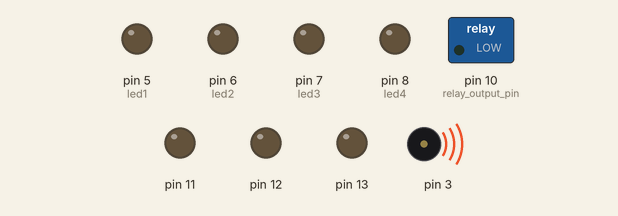
Recording of a sketch running on a simulated Arduino Uno, built with avr-gcc and run on an emulated ATmega328P. On the bench: switched loads named in the sketch (green lamp = pin HIGH), output pins drawn as LEDs (lit = HIGH), buzzer (waves = sounding).

Above: at 0.1 s.
At 5.39 s:
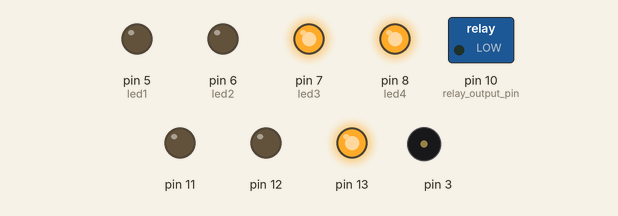
At 11.1 s:
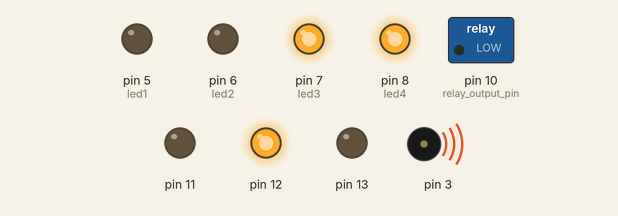
At 19.4 s:
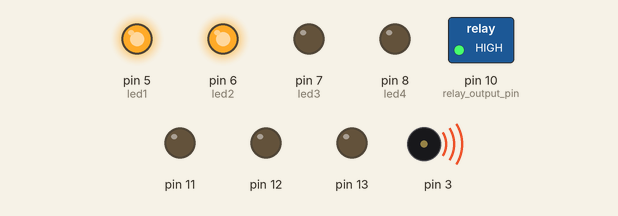
At 29.89 s:
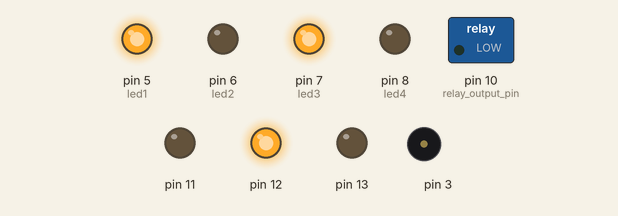
At 38.7 s:
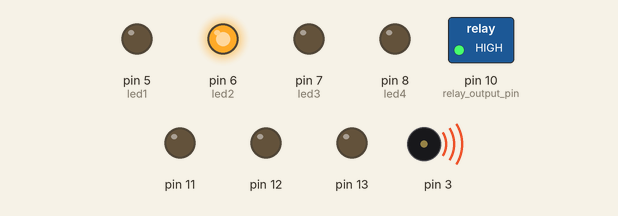
Timing chart, 0 to 40.0 s (numbered marks = the images above):
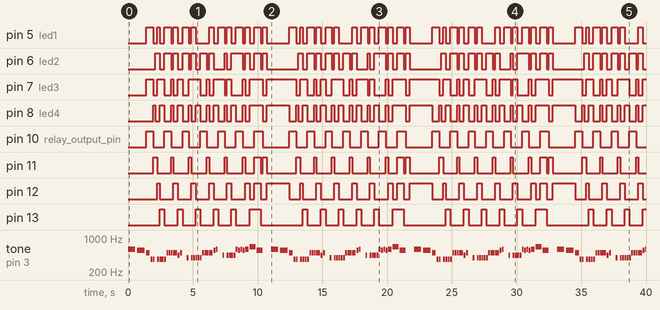

The sketch:

Despacito.ino
```cpp
/*Modified by,
Technical Team,REES52*/

#include "pitches.h"  // include library //
int led1=5;     // LED pin outout //
int led2=6;
int led3=7;
int led4=8;
int noteDuration;
int pauseBetweenNotes = 0;
int negra;
void setup() {
  pinMode(led1, OUTPUT);  // LED output pin //
  pinMode(led2, OUTPUT);
  pinMode(led3, OUTPUT);
  pinMode(led4,OUTPUT);
  negra=640;
{
  pinMode(10, OUTPUT);  // relay output pin //
  pinMode(11, OUTPUT);
  pinMode(12, OUTPUT);
  pinMode(13, OUTPUT);
}

}

void loop() {


 chorus();
}

void chorus(){
  notars(negra, NOTE_D5);
  notars(negra, NOTE_CS5);digitalWrite(led1, HIGH);
  digitalWrite(led3, HIGH);
  digitalWrite(led2, LOW);
  digitalWrite(led4,LOW);// (1)
  digitalWrite(10, HIGH);
  digitalWrite(11, LOW);
  digitalWrite(12, LOW);
  digitalWrite(13, LOW);

  notars(negra/2, NOTE_B4);
  notars(negra/4, NOTE_FS4);digitalWrite(led1, LOW);
  digitalWrite(led3, LOW);
  digitalWrite(led2, LOW);
  digitalWrite(led4, HIGH);// (3)
  digitalWrite(10, LOW);
  digitalWrite(11, HIGH);
  digitalWrite(12, LOW);
  digitalWrite(13, LOW);

  notars(negra/4, NOTE_FS4);
  digitalWrite(led2, HIGH);
  digitalWrite(led4,LOW);// (2)

  delay(negra/4); digitalWrite(led3, HIGH);
  digitalWrite(led1, HIGH);
  digitalWrite(10, LOW);
  digitalWrite(11, LOW);
  digitalWrite(12, HIGH);
  digitalWrite(13, LOW);

     notars(negra/4, NOTE_FS4);
  digitalWrite(led1, LOW);
  digitalWrite(led2, LOW);
  digitalWrite(led3, HIGH);
  digitalWrite(led4, HIGH);// (4)
  digitalWrite(10, LOW);
  digitalWrite(11, LOW);
  digitalWrite(12, LOW);
  digitalWrite(13, HIGH);
  notars(negra/4, NOTE_FS4);
  notars(negra/4, NOTE_FS4);digitalWrite(led1, HIGH);   //  (1)
  digitalWrite(led2, HIGH);
  digitalWrite(led3, LOW);
  digitalWrite(led4, LOW);
  digitalWrite(10, HIGH);
  digitalWrite(11, LOW);
  digitalWrite(12, LOW);
  digitalWrite(13, LOW);
  notars(negra/4, NOTE_FS4);

  notars(negra/4, NOTE_B4);
  notars(negra/4, NOTE_B4);digitalWrite(led1, LOW);
  digitalWrite(led2, LOW);
  digitalWrite(led3, HIGH);
  digitalWrite(led4, HIGH);//  (2)
  digitalWrite(10, LOW);
  digitalWrite(11, HIGH);
  digitalWrite(12, LOW);
  digitalWrite(13, LOW);
  notars(negra/4, NOTE_B4);digitalWrite(led1, HIGH);
  digitalWrite(led2, HIGH);
  digitalWrite(led3, LOW);
  digitalWrite(led4, LOW);//  (3)
  digitalWrite(10, LOW);
  digitalWrite(11, LOW);
  digitalWrite(12, HIGH);
  digitalWrite(13, LOW);
  notars(negra/2, NOTE_B4);digitalWrite(led1, LOW);
  digitalWrite(led2, LOW);
  digitalWrite(led3, HIGH);
  digitalWrite(led4, HIGH);//  (4)
  digitalWrite(10, LOW);
  digitalWrite(11, LOW);
  digitalWrite(12, LOW);
  digitalWrite(13, HIGH);

  notars(negra/4, NOTE_A4);

  notars(negra/4, NOTE_B4);digitalWrite(led1, HIGH);
  digitalWrite(led2, HIGH);
  digitalWrite(led3, LOW);
  digitalWrite(led4, LOW);//  (1)
  digitalWrite(10, HIGH);
  digitalWrite(11, LOW);
  digitalWrite(12, LOW);
  digitalWrite(13, LOW);
  delay(negra/4);
  delay(negra/4);
  notars(negra/4, NOTE_G4);  digitalWrite(led1, LOW);
  digitalWrite(led2, LOW);
  digitalWrite(led3, HIGH);
  digitalWrite(led4, HIGH);//  (2)
  digitalWrite(10, LOW);
  digitalWrite(11, HIGH);
  digitalWrite(12, LOW);
  digitalWrite(13, LOW);
  delay(negra/4);digitalWrite(led1, HIGH);
  digitalWrite(led2, HIGH);
  digitalWrite(led3, HIGH);
  digitalWrite(led4, LOW);//  (3)
  digitalWrite(10, LOW);
  digitalWrite(11, LOW);
  digitalWrite(12, HIGH);
  digitalWrite(13, LOW);
//......
  notars(negra/4, NOTE_G4);
  notars(negra/4, NOTE_G4);digitalWrite(led1, LOW);
  digitalWrite(led2, LOW);
  digitalWrite(led3, HIGH);
  digitalWrite(led4, HIGH);//  (4)
  digitalWrite(10, LOW);
  digitalWrite(11, LOW);
  digitalWrite(12, LOW);
  digitalWrite(13, HIGH);
  notars(negra/4, NOTE_G4);
  notars(negra/4, NOTE_G4);digitalWrite(led2, HIGH);
  digitalWrite(led1, LOW);
  digitalWrite(led3, LOW);
  digitalWrite(led4, LOW);//  (1)
  digitalWrite(10, HIGH);
  digitalWrite(11, LOW);
  digitalWrite(12, LOW);
  digitalWrite(13, LOW);
  notars(negra/4, NOTE_G4);

  notars(negra/4, NOTE_B4);
  notars(negra/4, NOTE_B4);  digitalWrite(led1, LOW);
  digitalWrite(led2, LOW);
  digitalWrite(led3, HIGH);
  digitalWrite(led4, HIGH);//  (2)
  digitalWrite(10, LOW);
  digitalWrite(11, HIGH);
  digitalWrite(12, LOW);
  digitalWrite(13, LOW);
  notars(negra/4, NOTE_B4);digitalWrite(led1, HIGH);
  digitalWrite(led2, HIGH);
  digitalWrite(led3, LOW);
  digitalWrite(led4, LOW);//  (3)
  digitalWrite(10, LOW);
  digitalWrite(11, LOW);
  digitalWrite(12, HIGH);
  digitalWrite(13, LOW);
  notars(negra/2, NOTE_B4);digitalWrite(led1, LOW);
  digitalWrite(led2, LOW);
  digitalWrite(led3, HIGH);
  digitalWrite(led4, HIGH);//  (4)
  digitalWrite(10, LOW);
  digitalWrite(11, LOW);
  digitalWrite(12, LOW);
  digitalWrite(13, HIGH);

  notars(negra/4, NOTE_CS5);
  notars(negra/4, NOTE_D5);digitalWrite(led1, HIGH);
  digitalWrite(led3, HIGH);
  digitalWrite(led2, LOW);
    digitalWrite(led4, LOW);//  (4)//  (1)
    digitalWrite(10, HIGH);
  digitalWrite(11, LOW);
  digitalWrite(12, LOW);
  digitalWrite(13, LOW);
  delay(negra/4);
  delay(negra/4);
  notars(negra/4, NOTE_A4);digitalWrite(led1, LOW);
   digitalWrite(led3, LOW);
  digitalWrite(led2, HIGH);
    digitalWrite(led4, HIGH);//  (4)//  (2)
    digitalWrite(10, LOW);
  digitalWrite(11, HIGH);
  digitalWrite(12, LOW);
  digitalWrite(13, LOW);
  delay(negra/4);digitalWrite(led1, HIGH);
  digitalWrite(led3, HIGH);
  digitalWrite(led2, LOW);
    digitalWrite(led4, LOW);//  (4)//  (3)
    digitalWrite(10, LOW);
  digitalWrite(11, LOW);
  digitalWrite(12, HIGH);
  digitalWrite(13, LOW);

  notars(negra/4, NOTE_A4);
  notars(negra/4, NOTE_A4);digitalWrite(led1, LOW);
  digitalWrite(led3, LOW);
  digitalWrite(led2, HIGH);
    digitalWrite(led4, HIGH);//  (4)//  (4)
    digitalWrite(10, LOW);
  digitalWrite(11, LOW);
  digitalWrite(12, LOW);
  digitalWrite(13, HIGH);
  notars(negra/4, NOTE_A4);
  notars(negra/4, NOTE_A4);digitalWrite(led1, HIGH);
  digitalWrite(led2, HIGH);
  digitalWrite(led3, LOW);
  digitalWrite(led4, LOW);//  (4)//  (1)
  digitalWrite(10, HIGH);
  digitalWrite(11, LOW);
  digitalWrite(12, LOW);
  digitalWrite(13, LOW);

  notars(negra/4, NOTE_D5);
  notars(negra/4, NOTE_CS5);
  notars(negra/4, NOTE_D5);digitalWrite(led1, LOW);
  digitalWrite(led2, LOW);
  digitalWrite(led3, HIGH);
    digitalWrite(led4, HIGH);//  (4)//  (2)
    digitalWrite(10, LOW);
  digitalWrite(11, HIGH);
  digitalWrite(12, LOW);
  digitalWrite(13, LOW);
  notars(negra/4, NOTE_CS5);digitalWrite(led1, HIGH);
  digitalWrite(led2, HIGH);
  digitalWrite(led3, LOW);
    digitalWrite(led4, LOW);//  (4)//  (3)
    digitalWrite(10, LOW);
  digitalWrite(11, LOW);
  digitalWrite(12, HIGH);
  digitalWrite(13, LOW);
  notars(negra/2, NOTE_D5);digitalWrite(led1, LOW);
  digitalWrite(led2, LOW);
  digitalWrite(led3, HIGH);
    digitalWrite(led4, HIGH);//  (4)//  (4)
    digitalWrite(10, LOW);
  digitalWrite(11, LOW);
  digitalWrite(12, LOW);
  digitalWrite(13, HIGH);
  //
  notars(negra/4, NOTE_E5);
  notars_jai(negra/2, NOTE_E5,negra/4);  // (1)
//  notars(negra/2, NOTE_E5);

    //-----------------------------------------------
    tone(3,NOTE_CS5 ,negra*3/4);
    //-----------------------------------------------
    delay(negra/4);
    delay(negra/4);
  digitalWrite(led1, LOW);
  digitalWrite(led2, LOW);
  digitalWrite(led3, HIGH);
    digitalWrite(led4, HIGH);//  (4)//  (2)
    digitalWrite(10, HIGH);
  digitalWrite(11, LOW);
  digitalWrite(12, LOW);
  digitalWrite(13, LOW);
    delay(negra/4);
  digitalWrite(led1, HIGH);
  digitalWrite(led2, HIGH);
  digitalWrite(led3, LOW);
    digitalWrite(led4, LOW);//  (4)//  (3)
    digitalWrite(10, LOW);
  digitalWrite(11, HIGH);
  digitalWrite(12, LOW);
  digitalWrite(13, LOW);
  noTone(3);
  delay(negra/4);

  //--------------
  delay(negra/4);
  digitalWrite(led1, LOW);
  digitalWrite(led2, LOW);
  digitalWrite(led3, HIGH);
    digitalWrite(led4, HIGH);//  (4)//  (4)
    digitalWrite(10, LOW);
  digitalWrite(11, LOW);
  digitalWrite(12, HIGH);
  digitalWrite(13, LOW);

  delay(negra/4);
  delay(negra/4);

}
void notars(int noteDuration,int LaNota ){

  //noteDuration=negra/4;
  tone(3,LaNota ,noteDuration*0.9);
//    pauseBetweenNotes = noteDuration * 1.30;
    pauseBetweenNotes = noteDuration * 1.1;
    delay(pauseBetweenNotes);
    noTone(3);


}
void notars_jai(int noteDuration,int LaNota ,int Desfase){

  //noteDuration=negra/4;
  tone(3,LaNota ,noteDuration*0.9);
//    pauseBetweenNotes = noteDuration * 1.30;
    pauseBetweenNotes = noteDuration * 1.1;
    delay(Desfase);

    digitalWrite(led1, HIGH);
    digitalWrite(led2, HIGH);
    digitalWrite(led3, HIGH);//
    digitalWrite(led4, HIGH);// (1)
    digitalWrite(10, HIGH);
  digitalWrite(11, HIGH);
  digitalWrite(12, HIGH);
  digitalWrite(13, HIGH);
      delay(pauseBetweenNotes-Desfase);
    noTone(3);


}
```

Measured:
- by itself, pin 5 (led1), pin 6 (led2), pin 8 (led4): moves between LOW and HIGH, repeating every 11.0 s
- by itself, tone on pin 3: plays 587 Hz for 0.58 s, 554 Hz for 0.58 s, 494 Hz for 0.29 s, 370 Hz for 0.14 s, 370 Hz for 0.14 s, 370 Hz for 0.14 s … (147 notes in this stretch)
- by itself, pin 13: repeats every 11.0 s: LOW 1.1 s, HIGH 0.35 s, LOW 1.0 s, HIGH 0.35 s, LOW 1.1 s, HIGH 0.35 s, LOW 1.0 s, HIGH 0.35 s, LOW 1.1 s, HIGH 0.85 s, LOW 3.2 s, HIGH 0.35 s
